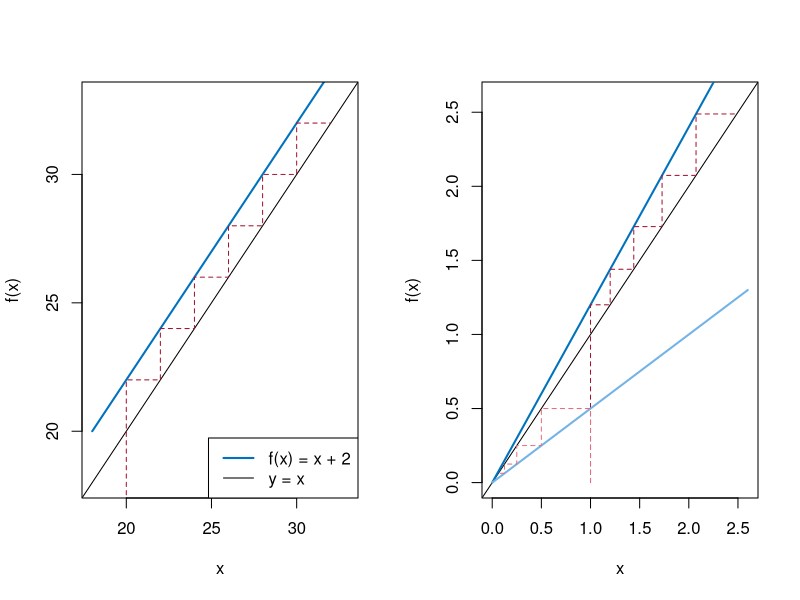

Generate this figure with R:
# Abb. 1.12: Aktualisierungsfunktionen und Treppendiagramme (Buch, Abschnitt 1.2)
# links: arithmetische Folge f(x) = x + 2 mit x_0 = 20;  rechts: geometrische Folge f(x) = a x mit a = 1.2 und 0.5, x_0 = 1
# (c) 2026 Philipp Kügler · Programm zum Buch „Dynamische Systeme in den Lebenswissenschaften“ · MIT-Lizenz (siehe LICENSE)
blau <- rgb(0, 0.447, 0.741); hellblau <- rgb(0.45, 0.70, 0.90)
rot <- rgb(0.64, 0.08, 0.18); hellrot <- rgb(0.89, 0.44, 0.49)
treppe <- function(x) {                  # Punkte der Treppe: senkrecht zum Graphen, waagrecht zur Winkelhalbierenden
  px <- x[1]; py <- 0
  for (k in 1:(length(x) - 1)) { px <- c(px, x[k], x[k + 1]); py <- c(py, x[k + 1], x[k + 1]) }
  list(px = px, py = py)
}
par(mfrow = c(1, 2))

plot(c(18, 33), c(20, 35), type = "l", col = blau, lwd = 2, xlim = c(18, 33), ylim = c(18, 33), xlab = "x", ylab = "f(x)")
abline(0, 1)
x <- numeric(7); x[1] <- 20
for (k in 1:6) x[k + 1] <- x[k] + 2
t <- treppe(x); lines(t$px, t$py, lty = 2, col = rot)
cat("arithmetisch:", sprintf("%g", x), "\n")
legend("bottomright", legend = c("f(x) = x + 2", "y = x"), col = c(blau, "black"), lwd = c(2, 1))

plot(NULL, xlim = c(0, 2.6), ylim = c(0, 2.6), xlab = "x", ylab = "f(x)")
abline(0, 1)
as <- c(1.2, 0.5); schritte <- c(5, 4); farbeF <- c(blau, hellblau); farbeT <- c(rot, hellrot)
for (i in 1:2) {
  a <- as[i]; N <- schritte[i]
  lines(c(0, 2.6), c(0, a * 2.6), col = farbeF[i], lwd = 2)
  x <- numeric(N + 1); x[1] <- 1
  for (k in 1:N) x[k + 1] <- a * x[k]
  t <- treppe(x); lines(t$px, t$py, lty = 2, col = farbeT[i])
  cat(sprintf("geometrisch a = %g:", a), sprintf("%.4f", x), "\n")
}
